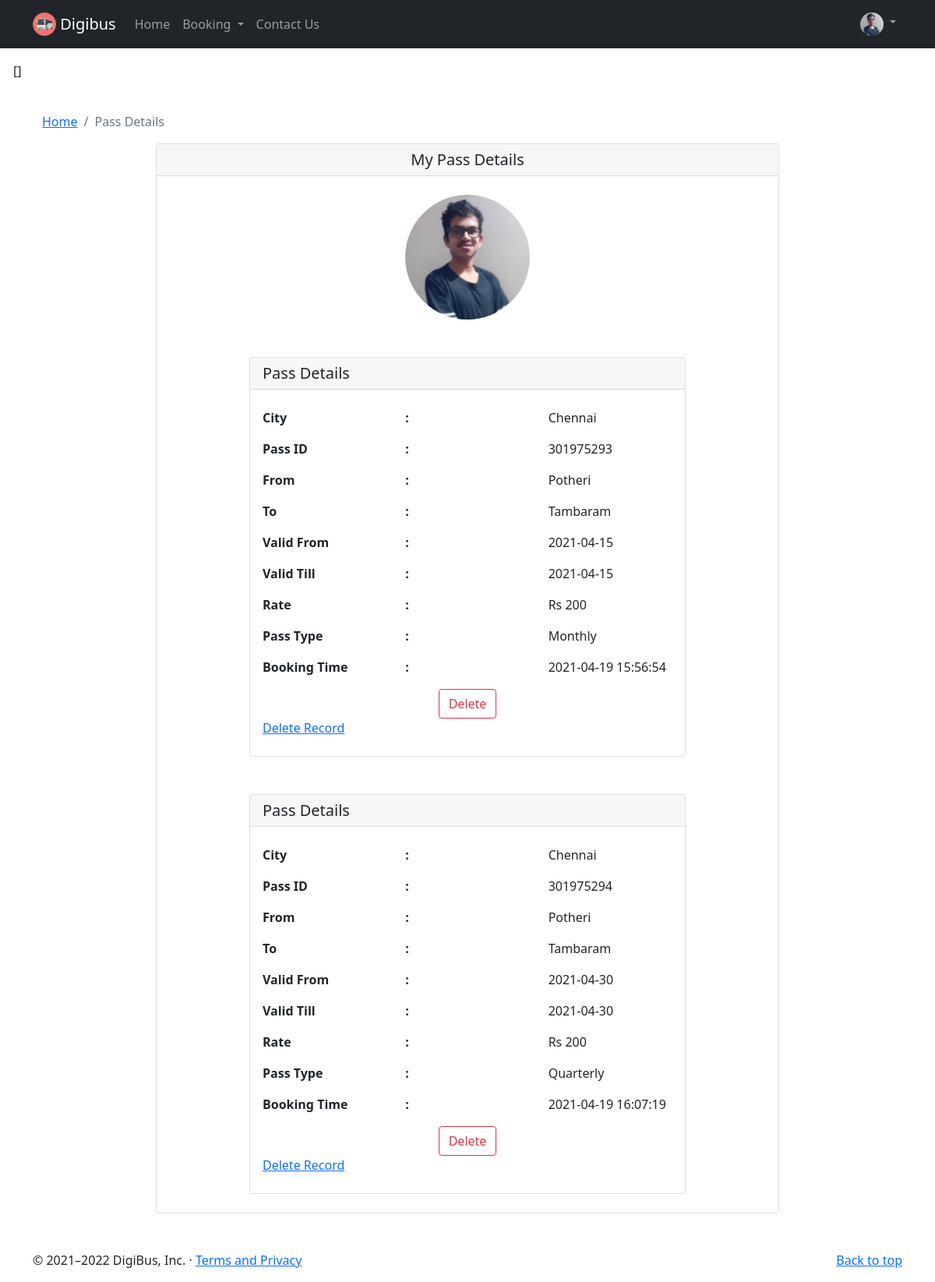
The app's page /viewpass (signed in) with its own data.
### flaskblog/models.py (models this page shows, shortened)
class Pass(db.Model):
    id = db.Column(db.Integer, primary_key=True)
    city = db.Column(db.String(100), nullable=False)
    source = db.Column(db.String(100), nullable=False)
    dest = db.Column(db.String(100), nullable=False)
    date = db.Column(db.DateTime, nullable=False, default=datetime.utcnow)
    price = db.Column(db.Integer, nullable=False, default=200)
    pass_type = db.Column(db.String(100), nullable=False)
    booking_date = db.Column(db.DateTime, default=datetime.now)
    user_id = db.Column(db.Integer, db.ForeignKey('user.id'), nullable=False)

### flaskblog/routes.py (the view)
@app.route('/viewpass')
@login_required
def viewpass():
    user = User.query.get(current_user.id)
    user_pass = Pass.query.filter_by(user_id=user.id).all()
    if user_pass:
        flash(Pass.query.filter_by(id=4).all())
        image_file = url_for('static', filename='profile_pics/' + current_user.image_file)
        return render_template('viewpass.html', title='Pass Details', image_file=image_file,pass_det=user_pass,user_id=User.query.get(current_user.id).id, Pass = Pass)
    else:
        flash('No Passes Booked', 'danger')
        image_file = url_for('static', filename='profile_pics/' + current_user.image_file)
        return render_template('viewpass.html', title='Pass Details', image_file=image_file,pass_det=[])
    return render_template('viewpass.html', title='Pass Details', image_file=image_file,pass_det=[], Pass=Pass)

### flaskblog/models.py (called while the page is built)
@login_manager.user_loader
def load_user(user_id):
    return User.query.get(int(user_id))

### flaskblog/templates/viewpass.html
{% extends "layout1.html" %}
{% block content %}
<div class="container">
  <div class="mt-4">
    <nav aria-label="breadcrumb">
        <ol class="breadcrumb">
            <li class="breadcrumb-item"><a href="{{ url_for('home') }}">Home</a></li>
            <li class="breadcrumb-item active" aria-current="page">Pass Details</li>
        </ol>
    </nav>
  </div>
    <div class="card mx-auto" style="width: 50rem;">
      <h5 class="card-header text-center">My Pass Details</h5>
      <img src="{{ image_file }}" class="rounded-circle account-img mx-auto my-4" style="width: 10rem;">
      {% if pass_det %}
        {% for pass in pass_det %}
          <div class="card mx-auto my-4" style="width: 35rem;">
            <h5 class="card-header text-left">Pass Details</h5>
            <div class="card-body my-2">
              <div class="row">
                <div class="col-sm">
                  <p class="fw-bold">City</p>
                  <p class="fw-bold">Pass ID</p>
                  <p class="fw-bold">From</p>
                  <p class="fw-bold">To</p>
                  <p class="fw-bold">Valid From</p>
                  <p class="fw-bold">Valid Till</p>
                  <p class="fw-bold">Rate</p>
                  <p class="fw-bold">Pass Type</p>
                  <p class="fw-bold">Booking Time</p>
                </div>
                <div class="col-sm">
                  <p class="fw-bold">:</p>
                  <p class="fw-bold">:</p>
                  <p class="fw-bold">:</p>
                  <p class="fw-bold">:</p>
                  <p class="fw-bold">:</p>
                  <p class="fw-bold">:</p>
                  <p class="fw-bold">:</p>
                  <p class="fw-bold">:</p>
                  <p class="fw-bold">:</p>
                </div>
                <div class="col-sm">
                  <p class="fw-normal">{{ pass.city }}</p>
                  <p class="fw-normal">{{ pass.id + 301975291 + user_id }}</p>
                  <p class="fw-normal">{{ pass.source }}</p>
                  <p class="fw-normal">{{ pass.dest }}</p>
                  <p class="fw-normal">{{ pass.date.date() }}</p>
                  <p class="fw-normal">{{ pass.date.date() }}</p>
                  <p class="fw-normal">Rs {{ pass.price }}</p>
                  <p class="fw-normal">{{ pass.pass_type }}</p>
                  <p class="fw-normal">{{ pass.booking_date.strftime("%Y-%m-%d %H:%M:%S") }}</p>
                </div>
                <div class="text-center"><a href="/delete/{{ pass.id }}" onclick="return confirm('Are you sure?')"><button class="btn btn-outline-danger">Delete</button></a></div>
                <a href="/delete/{{ pass.id }}" onclick="return confirm('Are you sure? Amount will be added to your DigiBus Wallet')" >Delete Record</a>
              </div>
            </div>
          </div>
        {% endfor %}
      {% endif %}
    </div>
</div>
{% endblock content %}

### flaskblog/templates/layout1.html (style rules this page uses)
body { padding-top: 62px; }

### records on screen
Pass: city "Chennai", id "301975293", source "Potheri", dest "Tambaram", date "2021-04-15", price "200", pass_type "Monthly", booking_date "2021-04-19 15:56:54"
Pass: city "Chennai", id "301975294", source "Potheri", dest "Tambaram", date "2021-04-30", price "200", pass_type "Quarterly", booking_date "2021-04-19 16:07:19"

### other values on screen
{{ message }} "[]"
